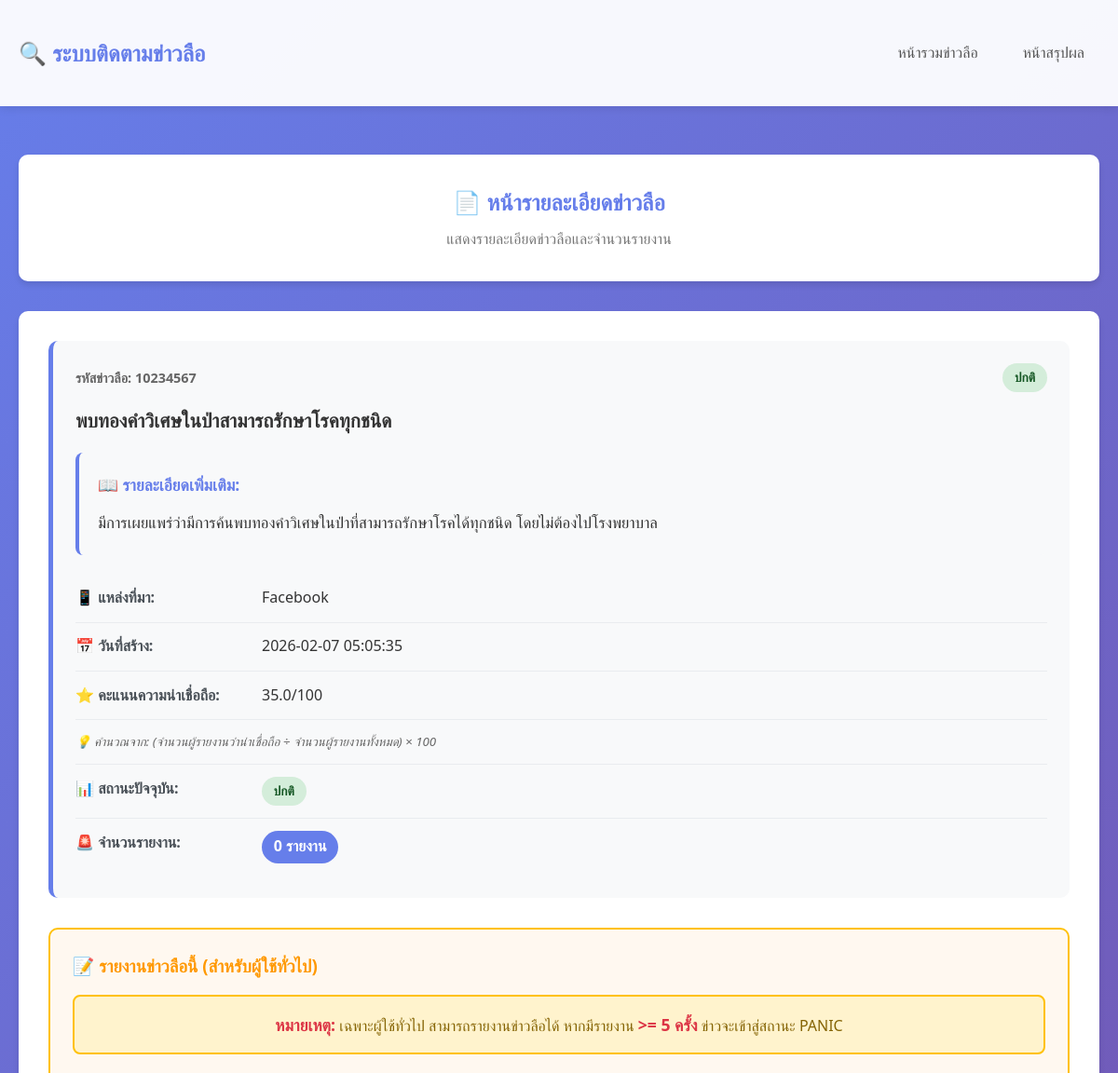
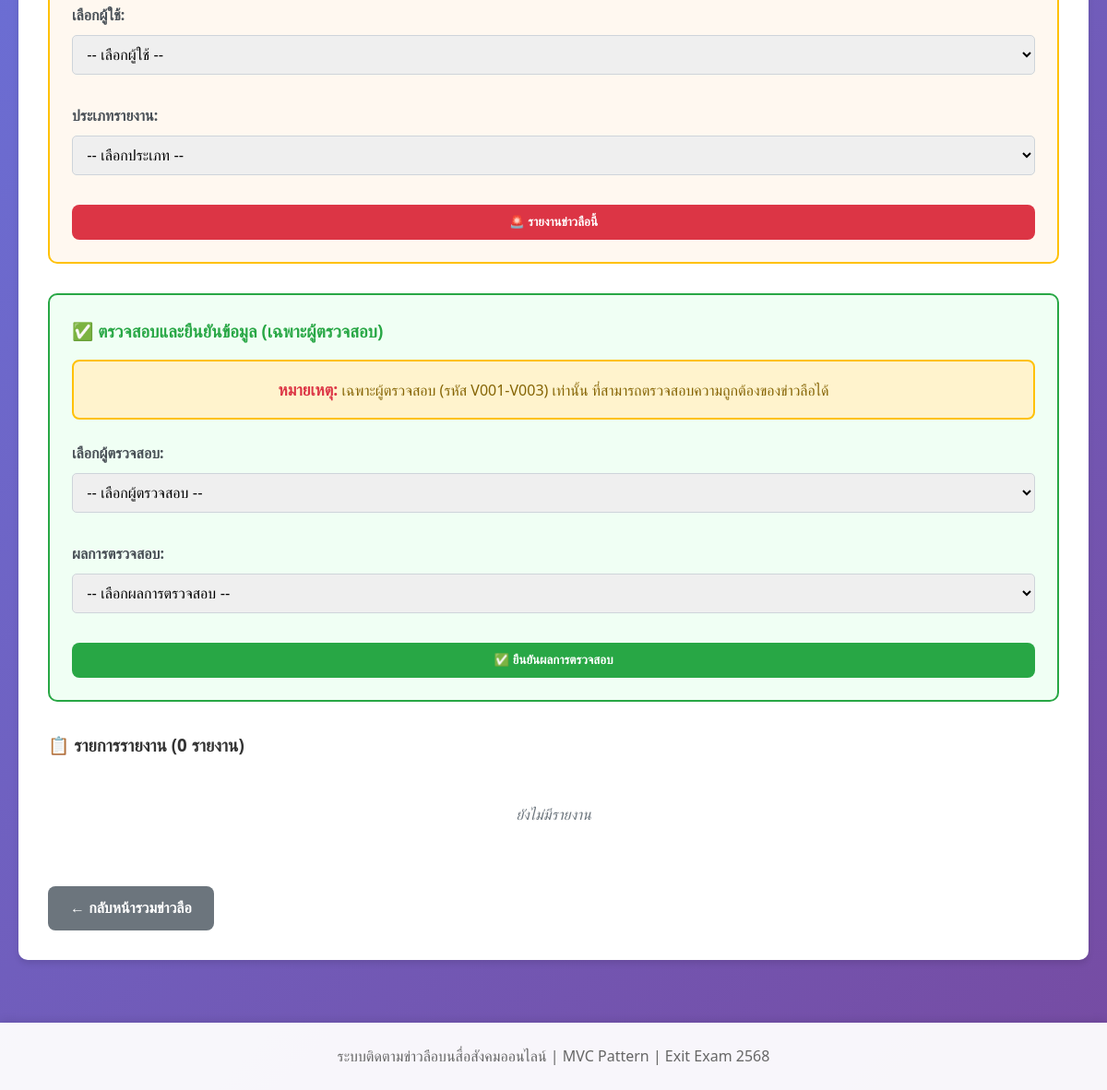
Page /detail/10234567 on the committed database (2 pictures, top to bottom).
### tables this page shows
CREATE TABLE Rumour (
            rumour_id INTEGER PRIMARY KEY CHECK(rumour_id >= 10000000 AND rumour_id <= 99999999),
            title TEXT NOT NULL,
            content TEXT,
            source TEXT NOT NULL,
            created_date TEXT NOT NULL,
            credibility_score REAL DEFAULT 50.0,
            status TEXT NOT NULL DEFAULT 'ปกติ' CHECK(status IN ('ปกติ', 'panic')),
            is_verified INTEGER DEFAULT 0,
            verification_result TEXT,
            verified_by INTEGER,
            FOREIGN KEY (verified_by) REFERENCES Users(user_id)
        );

### app.py (the view)
@app.route('/detail/<int:rumour_id>')
def detail(rumour_id):
    rumour = RumourModel.get_rumour_by_id(rumour_id)
    if not rumour:
        flash('ไม่พบข่าวลือที่ค้นหา', 'error')
        return redirect(url_for('index'))
    reports = ReportModel.get_reports_by_rumour(rumour_id)
    report_count = len(reports)
    users = UserModel.get_all_users()
    verifiers = UserModel.get_verifiers()
    return render_template('detail.html',
                         rumour=rumour,
                         reports=reports,
                         report_count=report_count,
                         users=users,
                         verifiers=verifiers)

### models/database.py (called while the page is built)
    def get_connection(self):
        return sqlite3.connect(self.db_name)

    def fetch_all(self, query, params=()):
        conn = self.get_connection()
        conn.row_factory = sqlite3.Row
        cursor = conn.cursor()
        cursor.execute(query, params)
        results = cursor.fetchall()
        conn.close()
        return results

    def fetch_one(self, query, params=()):
        conn = self.get_connection()
        conn.row_factory = sqlite3.Row
        cursor = conn.cursor()
        cursor.execute(query, params)
        result = cursor.fetchone()
        conn.close()
        return result

### models/report.py (called while the page is built)
    @staticmethod
    def get_reports_by_rumour(rumour_id):
        db = Database()
        query = """
            SELECT rep.*, u.username, u.name
            FROM Report rep
            JOIN Users u ON rep.user_id = u.user_id
            WHERE rep.rumour_id = ?
            ORDER BY rep.report_date DESC
        """
        return db.fetch_all(query, (rumour_id,))

### models/rumour.py (called while the page is built)
    @staticmethod
    def get_rumour_by_id(rumour_id):
        db = Database()
        query = """
            SELECT r.*, u.name as verifier_name, u.verifier_code
            FROM Rumour r
            LEFT JOIN Users u ON r.verified_by = u.user_id
            WHERE r.rumour_id = ?
        """
        return db.fetch_one(query, (rumour_id,))

### models/user.py (called while the page is built)
    @staticmethod
    def get_all_users():
        db = Database()
        query = "SELECT * FROM Users ORDER BY user_id"
        return db.fetch_all(query)

    @staticmethod
    def get_verifiers():
        db = Database()
        query = "SELECT * FROM Users WHERE verifier_code IS NOT NULL ORDER BY username"
        return db.fetch_all(query)

### templates/detail.html (shortened to what this page needs)
<!DOCTYPE html>
<html lang="th">
<head>
    <link rel="stylesheet" href="{{ url_for('static', filename='style.css') }}">
</head>
<body>
    <nav class="navbar">
        <div class="container">
            <h1>🔍 ระบบติดตามข่าวลือ</h1>
            <div class="nav-links">
                <a href="{{ url_for('index') }}">หน้ารวมข่าวลือ</a>
                <a href="{{ url_for('summary') }}">หน้าสรุปผล</a>
            </div>
        </div>
    </nav>
    <div class="container">
        <div class="page-header">
            <h2>📄 หน้ารายละเอียดข่าวลือ</h2>
            <p class="subtitle">แสดงรายละเอียดข่าวลือและจำนวนรายงาน</p>
        </div>
        <div class="detail-container">
            <div class="rumour-detail {% if rumour.status == 'panic' %}panic{% endif %}">
                <div class="rumour-header">
                    <span class="rumour-id">รหัสข่าวลือ: {{ rumour.rumour_id }}</span>
                    <span class="status-badge status-{{ rumour.status }}">
                        {{ rumour.status }}
                    </span>
                </div>
                <h2 class="rumour-title">{{ rumour.title }}</h2>
                {% if rumour.content %}
                <div class="rumour-content">
                    <h4>📖 รายละเอียดเพิ่มเติม:</h4>
                    <p>{{ rumour.content }}</p>
                </div>
                {% endif %}
                <div class="rumour-detail-info">
                    <div class="info-row">
                        <strong>📱 แหล่งที่มา:</strong>
                        <span>{{ rumour.source }}</span>
                    </div>
                    <div class="info-row">
                        <strong>📅 วันที่สร้าง:</strong>
                        <span>{{ rumour.created_date }}</span>
                    </div>
                    <div class="info-row">
                        <strong>⭐ คะแนนความน่าเชื่อถือ:</strong>
                        <span>{{ rumour.credibility_score }}/100</span>
                    </div>
                    <div class="info-row">
                        <small style="color: #666; font-style: italic;">
                            💡 คำนวณจาก: (จำนวนผู้รายงานว่าน่าเชื่อถือ ÷ จำนวนผู้รายงานทั้งหมด) × 100
                        </small>
                    </div>
                    <div class="info-row">
                        <strong>📊 สถานะปัจจุบัน:</strong>
                        <span class="status-badge status-{{ rumour.status }}">
                            {{ rumour.status }}
                        </span>
                    </div>
                    <div class="info-row">
                        <strong>🚨 จำนวนรายงาน:</strong>
                        <span class="report-count-badge">{{ report_count }} รายงาน</span>
                    </div>
                </div>
            </div>
            {% if not rumour.is_verified %}
                <div class="report-section">
                    <h3>📝 รายงานข่าวลือนี้ (สำหรับผู้ใช้ทั่วไป)</h3>
                    <p class="section-note">
                        <strong>หมายเหตุ:</strong> เฉพาะผู้ใช้ทั่วไป สามารถรายงานข่าวลือได้ หากมีรายงาน <strong>>= 5 ครั้ง</strong> ข่าวจะเข้าสู่สถานะ PANIC
                    </p>
                    <form method="POST" action="{{ url_for('report_rumour', rumour_id=rumour.rumour_id) }}" class="report-form">
                        <div class="form-group">
                            <label for="user_id">เลือกผู้ใช้:</label>
                            <select name="user_id" id="user_id" required>
                                <option value="">-- เลือกผู้ใช้ --</option>
                            </select>
                        </div>
                        <div class="form-group">
                            <label for="report_type">ประเภทรายงาน:</label>
                            <select name="report_type" id="report_type" required>
                                <option value="">-- เลือกประเภท --</option>
                            </select>
                        </div>
                        <button type="submit" class="btn btn-danger">🚨 รายงานข่าวลือนี้</button>
                    </form>
                </div>
                <div class="verify-section">
                    <h3>✅ ตรวจสอบและยืนยันข้อมูล (เฉพาะผู้ตรวจสอบ)</h3>
                    <p class="section-note">
                        <strong>หมายเหตุ:</strong> เฉพาะผู้ตรวจสอบ (รหัส V001-V003) เท่านั้น ที่สามารถตรวจสอบความถูกต้องของข่าวลือได้
                    </p>
                    <form method="POST" action="{{ url_for('verify_rumour', rumour_id=rumour.rumour_id) }}" class="verify-form">
                        <div class="form-group">
                            <label for="verifier_id">เลือกผู้ตรวจสอบ:</label>
                            <select name="verifier_id" id="verifier_id" required>
                                <option value="">-- เลือกผู้ตรวจสอบ --</option>
                            </select>
                        </div>
                        <div class="form-group">
                            <label for="verification_result">ผลการตรวจสอบ:</label>
                            <select name="verification_result" id="verification_result" required>
                                <option value="">-- เลือกผลการตรวจสอบ --</option>
                            </select>
                        </div>
                        <button type="submit" class="btn btn-success">✅ ยืนยันผลการตรวจสอบ</button>
                    </form>
                </div>
            {% else %}
                <div class="verified-notice">
                    <h3>✅ ข่าวนี้ถูกตรวจสอบแล้ว</h3>
                    <p>ไม่สามารถรายงานเพิ่มเติมได้</p>
                </div>
            {% endif %}
            <div class="reports-list">
                <h3>📋 รายการรายงาน ({{ report_count }} รายงาน)</h3>
                {% if reports %}
                    <table class="report-table">
                        <thead>
                            <tr>
                                <th>รหัสผู้ใช้</th>
                                <th>ผู้รายงาน</th>
                                <th>ประเภทรายงาน</th>
                                <th>วันที่รายงาน</th>
                            </tr>
                        </thead>
                        <tbody>
                            {% for report in reports %}
                                <tr>
                                    <td><strong>{{ report.username }}</strong></td>
                                    <td>{{ report.name }}</td>
                                    <td>
                                        {% if report.report_type == 'บิดเบือน' %}
                                            <span class="report-type-badge report-distort">🔄 บิดเบือน</span>
                                        {% elif report.report_type == 'ปลุกปั่น' %}
                                            <span class="report-type-badge report-incite">🔥 ปลุกปั่น</span>
                                        {% elif report.report_type == 'ข้อมูลเท็จ' %}
                                            <span class="report-type-badge report-false">❌ ข้อมูลเท็จ</span>
                                        {% elif report.report_type == 'น่าเชื่อถือ' %}
                                            <span class="report-type-badge report-credible">✅ น่าเชื่อถือ</span>
                                        {% else %}
                                            <span class="report-type">{{ report.report_type }}</span>
                                        {% endif %}
                                    </td>
                                    <td>{{ report.report_date }}</td>
                                </tr>
                            {% endfor %}
                        </tbody>
                    </table>
                {% else %}
                    <p class="no-data">ยังไม่มีรายงาน</p>
                {% endif %}
            </div>
            <a href="{{ url_for('index') }}" class="btn btn-secondary">← กลับหน้ารวมข่าวลือ</a>
        </div>
    </div>
    <footer>
        <p>ระบบติดตามข่าวลือบนสื่อสังคมออนไลน์ | MVC Pattern | Exit Exam 2568</p>
    </footer>
</body>
</html>

### static/style.css (style rules this page uses)
* { margin: 0; padding: 0; box-sizing: border-box; }
body { font-family: 'Segoe UI', Tahoma, Geneva, Verdana, sans-serif; background: linear-gradient(135deg, #667eea 0%, #764ba2 100%); color: #333; line-height: 1.6; min-height: 100vh; }
.container { max-width: 1200px; margin: 0 auto; padding: 20px; }
.navbar { background: rgba(255, 255, 255, 0.95); box-shadow: 0 2px 10px rgba(0, 0, 0, 0.1); padding: 1rem 0; margin-bottom: 2rem; }
.navbar .container { display: flex; justify-content: space-between; align-items: center; }
.navbar h1 { color: #667eea; font-size: 1.5rem; }
.nav-links { display: flex; gap: 1rem; }
.nav-links a { text-decoration: none; color: #555; padding: 0.5rem 1rem; border-radius: 5px; transition: all 0.3s; }
.page-header { background: white; padding: 2rem; border-radius: 10px; box-shadow: 0 4px 6px rgba(0, 0, 0, 0.1); margin-bottom: 2rem; text-align: center; }
.page-header h2 { color: #667eea; margin-bottom: 0.5rem; }
.subtitle { color: #777; font-size: 1rem; }
.rumour-header { display: flex; justify-content: space-between; align-items: center; margin-bottom: 1rem; }
.rumour-id { font-size: 0.9rem; color: #666; font-weight: bold; }
.status-badge { padding: 0.3rem 0.8rem; border-radius: 20px; font-size: 0.85rem; font-weight: bold; }
.status-ปกติ { background: #d4edda; color: #155724; }
.rumour-title { color: #333; font-size: 1.3rem; margin-bottom: 1rem; line-height: 1.4; }
.btn { display: inline-block; padding: 0.7rem 1.5rem; border-radius: 8px; text-decoration: none; font-weight: 600; transition: all 0.3s; border: none; cursor: pointer; }
.btn-secondary { background: #6c757d; color: white; }
.btn-danger { background: #dc3545; color: white; }
.btn-success { background: #28a745; color: white; }
.detail-container { background: white; border-radius: 10px; padding: 2rem; box-shadow: 0 4px 6px rgba(0, 0, 0, 0.1); }
.rumour-content { background: #f8f9fa; border-left: 4px solid #667eea; padding: 20px; margin: 20px 0; border-radius: 8px; }
.rumour-content h4 { color: #667eea; font-size: 1.1em; margin-bottom: 12px; }
.rumour-content p { color: #333; line-height: 1.8; font-size: 1.05em; margin: 0; }
.rumour-detail { margin-bottom: 2rem; padding: 1.5rem; border-radius: 10px; border-left: 5px solid #667eea; background: #f8f9fa; }
.rumour-detail-info { margin-top: 1rem; }
.info-row { display: flex; padding: 0.8rem 0; border-bottom: 1px solid #e9ecef; }
.info-row:last-child { border-bottom: none; }
.info-row strong { min-width: 200px; color: #495057; }
.report-count-badge { background: #667eea; color: white; padding: 0.3rem 0.8rem; border-radius: 20px; font-weight: bold; }
.report-section { background: #fff8f0; padding: 1.5rem; border-radius: 10px; margin-bottom: 2rem; border: 2px solid #ffc107; }
.report-section h3 { color: #ff9800; margin-bottom: 1rem; }
.verify-section { background: #f0fff4; padding: 1.5rem; border-radius: 10px; margin-bottom: 2rem; border: 2px solid #28a745; }
.verify-section h3 { color: #28a745; margin-bottom: 1rem; }
.report-form, .verify-form { display: flex; flex-direction: column; gap: 1rem; }
.form-group { margin-bottom: 1rem; }
.form-group { display: flex; flex-direction: column; gap: 0.5rem; }
.form-group label { font-weight: 600; color: #495057; }
.form-group select { padding: 0.7rem; border: 1px solid #ced4da; border-radius: 5px; font-size: 1rem; }
.reports-list { margin-bottom: 2rem; }
.reports-list h3 { color: #333; margin-bottom: 1rem; }
.section-note { background: #fff3cd; border: 2px solid #ffc107; color: #856404; padding: 1rem; border-radius: 8px; margin-bottom: 1.5rem; text-align: center; font-size: 1rem; }
.section-note strong { color: #dc3545; font-size: 1.1em; }
.no-data { text-align: center; padding: 2rem; color: #6c757d; font-style: italic; }
footer { background: rgba(255, 255, 255, 0.95); text-align: center; padding: 1.5rem; margin-top: 3rem; color: #666; box-shadow: 0 -2px 10px rgba(0, 0, 0, 0.1); }

### rows in the picture
Rumour: rumour_id "10234567", status "ปกติ", title "พบทองคำวิเศษในป่าสามารถรักษาโรคทุกชนิด", content "มีการเผยแพร่ว่ามีการค้นพบทองคำวิเศษในป่าที่สามารถรักษาโรคได้ทุกชนิด โดยไม่ต้องไปโรงพยาบาล", source "Facebook", created_date "2026-02-07 05:05:35", credibility_score "35.0"

### other values in the picture
{{ report_count }} "0"
